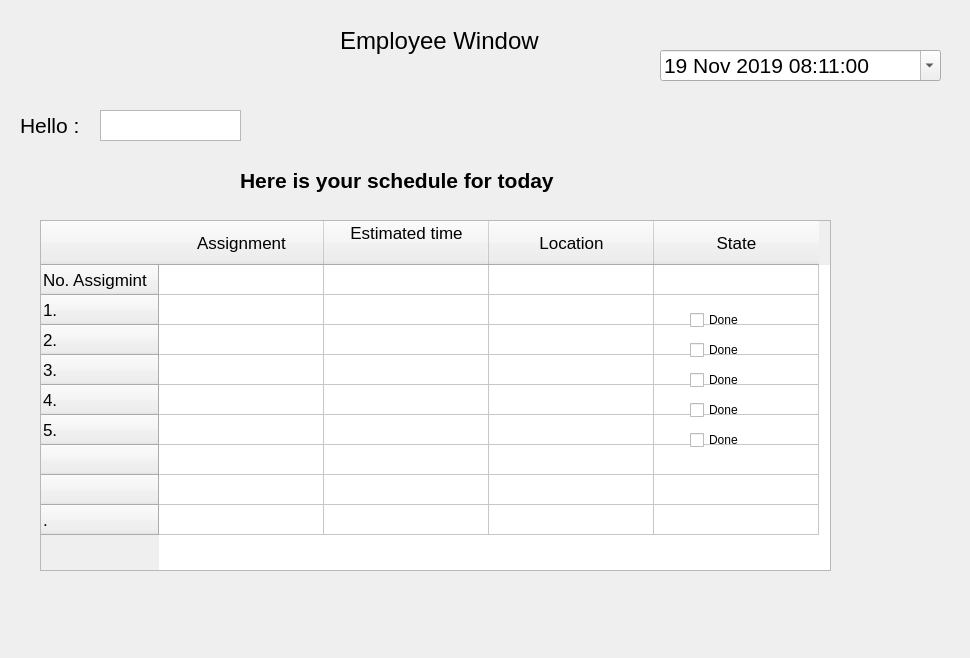
<?xml version="1.0" encoding="UTF-8"?>
<ui version="4.0">
 <class>Dialog</class>
 <widget class="QDialog" name="Dialog">
  <property name="geometry">
   <rect>
    <x>0</x>
    <y>0</y>
    <width>970</width>
    <height>658</height>
   </rect>
  </property>
  <property name="windowTitle">
   <string>Dialog</string>
  </property>
  <widget class="QLabel" name="label">
   <property name="geometry">
    <rect>
     <x>20</x>
     <y>100</y>
     <width>131</width>
     <height>51</height>
    </rect>
   </property>
   <property name="font">
    <font>
     <pointsize>16</pointsize>
    </font>
   </property>
   <property name="text">
    <string>Hello :</string>
   </property>
  </widget>
  <widget class="QLabel" name="label_3">
   <property name="geometry">
    <rect>
     <x>240</x>
     <y>140</y>
     <width>511</width>
     <height>81</height>
    </rect>
   </property>
   <property name="font">
    <font>
     <pointsize>16</pointsize>
     <weight>75</weight>
     <italic>false</italic>
     <bold>true</bold>
    </font>
   </property>
   <property name="text">
    <string>Here is your schedule for today</string>
   </property>
  </widget>
  <widget class="QTextEdit" name="textEdit">
   <property name="geometry">
    <rect>
     <x>100</x>
     <y>110</y>
     <width>141</width>
     <height>31</height>
    </rect>
   </property>
   <property name="html">
    <string>&lt;!DOCTYPE HTML PUBLIC &quot;-//W3C//DTD HTML 4.0//EN&quot; &quot;http://www.w3.org/TR/REC-html40/strict.dtd&quot;&gt;
&lt;html&gt;&lt;head&gt;&lt;meta name=&quot;qrichtext&quot; content=&quot;1&quot; /&gt;&lt;style type=&quot;text/css&quot;&gt;
p, li { white-space: pre-wrap; }
&lt;/style&gt;&lt;/head&gt;&lt;body style=&quot; font-family:'MS Shell Dlg 2'; font-size:8.25pt; font-weight:400; font-style:normal;&quot;&gt;
&lt;p style=&quot;-qt-paragraph-type:empty; margin-top:0px; margin-bottom:0px; margin-left:0px; margin-right:0px; -qt-block-indent:0; text-indent:0px; font-size:7.8pt;&quot;&gt;&lt;br /&gt;&lt;/p&gt;&lt;/body&gt;&lt;/html&gt;</string>
   </property>
  </widget>
  <widget class="QTableWidget" name="tableWidget">
   <property name="geometry">
    <rect>
     <x>40</x>
     <y>220</y>
     <width>791</width>
     <height>351</height>
    </rect>
   </property>
   <property name="font">
    <font>
     <pointsize>13</pointsize>
    </font>
   </property>
   <property name="frameShape">
    <enum>QFrame::StyledPanel</enum>
   </property>
   <property name="lineWidth">
    <number>2</number>
   </property>
   <property name="verticalScrollBarPolicy">
    <enum>Qt::ScrollBarAsNeeded</enum>
   </property>
   <property name="sizeAdjustPolicy">
    <enum>QAbstractScrollArea::AdjustToContents</enum>
   </property>
   <property name="columnCount">
    <number>4</number>
   </property>
   <attribute name="horizontalHeaderDefaultSectionSize">
    <number>165</number>
   </attribute>
   <row>
    <property name="text">
     <string>No. Assigmint</string>
    </property>
   </row>
   <row>
    <property name="text">
     <string>1.</string>
    </property>
   </row>
   <row>
    <property name="text">
     <string>2.</string>
    </property>
   </row>
   <row>
    <property name="text">
     <string>3.</string>
    </property>
   </row>
   <row>
    <property name="text">
     <string>4.</string>
    </property>
   </row>
   <row>
    <property name="text">
     <string>5.</string>
    </property>
   </row>
   <row>
    <property name="text">
     <string/>
    </property>
   </row>
   <row>
    <property name="text">
     <string/>
    </property>
   </row>
   <row>
    <property name="text">
     <string>.</string>
    </property>
   </row>
   <column>
    <property name="text">
     <string>Assignment</string>
    </property>
    <property name="background">
     <color>
      <red>0</red>
      <green>0</green>
      <blue>0</blue>
     </color>
    </property>
   </column>
   <column>
    <property name="text">
     <string>Estimated time
</string>
    </property>
   </column>
   <column>
    <property name="text">
     <string>Location</string>
    </property>
   </column>
   <column>
    <property name="text">
     <string>State</string>
    </property>
   </column>
  </widget>
  <widget class="QCheckBox" name="checkBox">
   <property name="geometry">
    <rect>
     <x>690</x>
     <y>310</y>
     <width>81</width>
     <height>20</height>
    </rect>
   </property>
   <property name="text">
    <string>Done</string>
   </property>
  </widget>
  <widget class="QCheckBox" name="checkBox_2">
   <property name="geometry">
    <rect>
     <x>690</x>
     <y>370</y>
     <width>81</width>
     <height>20</height>
    </rect>
   </property>
   <property name="text">
    <string>Done</string>
   </property>
  </widget>
  <widget class="QCheckBox" name="checkBox_3">
   <property name="geometry">
    <rect>
     <x>690</x>
     <y>430</y>
     <width>81</width>
     <height>20</height>
    </rect>
   </property>
   <property name="text">
    <string>Done</string>
   </property>
  </widget>
  <widget class="QCheckBox" name="checkBox_4">
   <property name="geometry">
    <rect>
     <x>690</x>
     <y>340</y>
     <width>81</width>
     <height>20</height>
    </rect>
   </property>
   <property name="text">
    <string>Done</string>
   </property>
  </widget>
  <widget class="QCheckBox" name="checkBox_5">
   <property name="geometry">
    <rect>
     <x>690</x>
     <y>400</y>
     <width>81</width>
     <height>20</height>
    </rect>
   </property>
   <property name="maximumSize">
    <size>
     <width>81</width>
     <height>16777215</height>
    </size>
   </property>
   <property name="text">
    <string>Done</string>
   </property>
  </widget>
  <widget class="QLabel" name="label_2">
   <property name="geometry">
    <rect>
     <x>340</x>
     <y>0</y>
     <width>301</width>
     <height>81</height>
    </rect>
   </property>
   <property name="font">
    <font>
     <pointsize>18</pointsize>
    </font>
   </property>
   <property name="text">
    <string>Employee Window</string>
   </property>
  </widget>
  <widget class="QDateTimeEdit" name="dateTimeEdit">
   <property name="geometry">
    <rect>
     <x>660</x>
     <y>50</y>
     <width>281</width>
     <height>31</height>
    </rect>
   </property>
   <property name="font">
    <font>
     <pointsize>16</pointsize>
    </font>
   </property>
   <property name="dateTime">
    <datetime>
     <hour>8</hour>
     <minute>11</minute>
     <second>0</second>
     <year>2019</year>
     <month>11</month>
     <day>19</day>
    </datetime>
   </property>
   <property name="time">
    <time>
     <hour>8</hour>
     <minute>11</minute>
     <second>0</second>
    </time>
   </property>
   <property name="maximumDateTime">
    <datetime>
     <hour>16</hour>
     <minute>59</minute>
     <second>58</second>
     <year>9999</year>
     <month>12</month>
     <day>31</day>
    </datetime>
   </property>
   <property name="minimumDateTime">
    <datetime>
     <hour>8</hour>
     <minute>0</minute>
     <second>0</second>
     <year>1752</year>
     <month>9</month>
     <day>14</day>
    </datetime>
   </property>
   <property name="calendarPopup">
    <bool>true</bool>
   </property>
  </widget>
  <zorder>label</zorder>
  <zorder>label_3</zorder>
  <zorder>textEdit</zorder>
  <zorder>tableWidget</zorder>
  <zorder>checkBox_2</zorder>
  <zorder>checkBox_3</zorder>
  <zorder>checkBox</zorder>
  <zorder>checkBox_4</zorder>
  <zorder>checkBox_5</zorder>
  <zorder>label_2</zorder>
  <zorder>dateTimeEdit</zorder>
 </widget>
 <resources/>
 <connections/>
</ui>
